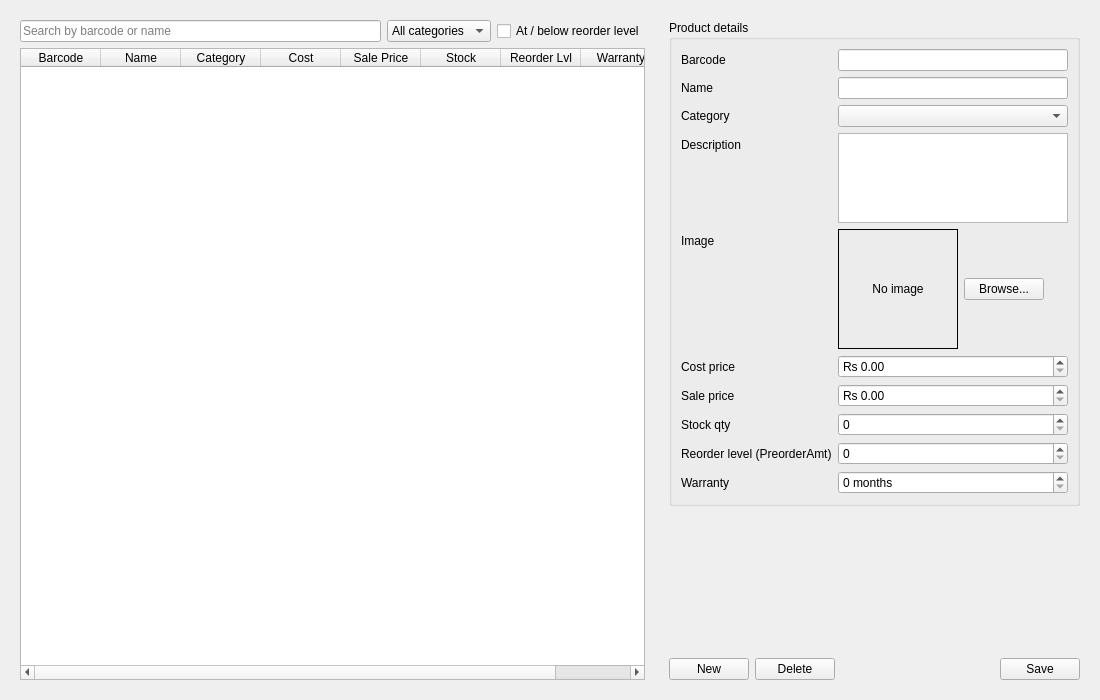
<?xml version="1.0" encoding="UTF-8"?>
<ui version="4.0">
 <class>ProductsPage</class>
 <widget class="QWidget" name="ProductsPage"><property name="geometry"><rect><x>0</x><y>0</y><width>1100</width><height>700</height></rect></property><property name="windowTitle"><string>Products</string></property><layout class="QHBoxLayout" name="layout_86" stretch="3,2"><item><widget class="QWidget" name="productList"><layout class="QVBoxLayout" name="layout_68"><item><layout class="QHBoxLayout" name="layout_67"><item><widget class="QLineEdit" name="edSearch"><property name="placeholderText"><string>Search by barcode or name</string></property></widget></item><item><widget class="QComboBox" name="cmbCategoryFilter"><item><property name="text"><string>All categories</string></property></item></widget></item><item><widget class="QCheckBox" name="chkLowStock"><property name="text"><string>At / below reorder level</string></property></widget></item></layout></item><item><widget class="QTableWidget" name="tblProducts"><property name="alternatingRowColors"><bool>true</bool></property><property name="selectionBehavior"><enum>QAbstractItemView::SelectRows</enum></property><property name="selectionMode"><enum>QAbstractItemView::SingleSelection</enum></property><property name="editTriggers"><set>QAbstractItemView::NoEditTriggers</set></property><attribute name="horizontalHeaderStretchLastSection"><bool>true</bool></attribute><attribute name="verticalHeaderVisible"><bool>false</bool></attribute><attribute name="horizontalHeaderDefaultSectionSize"><number>80</number></attribute><attribute name="horizontalHeaderMinimumSectionSize"><number>40</number></attribute><column><property name="text"><string>Barcode</string></property></column><column><property name="text"><string>Name</string></property></column><column><property name="text"><string>Category</string></property></column><column><property name="text"><string>Cost</string></property></column><column><property name="text"><string>Sale Price</string></property></column><column><property name="text"><string>Stock</string></property></column><column><property name="text"><string>Reorder Lvl</string></property></column><column><property name="text"><string>Warranty</string></property></column></widget></item></layout></widget></item><item><widget class="QWidget" name="productForm"><layout class="QVBoxLayout" name="layout_85"><item><widget class="QGroupBox" name="grpProduct"><property name="title"><string>Product details</string></property><layout class="QFormLayout" name="layout_81"><item row="0" column="0"><widget class="QLabel" name="label_71"><property name="text"><string>Barcode</string></property></widget></item><item row="0" column="1"><widget class="QLineEdit" name="edBarcode"></widget></item><item row="1" column="0"><widget class="QLabel" name="label_72"><property name="text"><string>Name</string></property></widget></item><item row="1" column="1"><widget class="QLineEdit" name="edName"></widget></item><item row="2" column="0"><widget class="QLabel" name="label_73"><property name="text"><string>Category</string></property></widget></item><item row="2" column="1"><widget class="QComboBox" name="cmbCategory"></widget></item><item row="3" column="0"><widget class="QLabel" name="label_74"><property name="text"><string>Description</string></property></widget></item><item row="3" column="1"><widget class="QPlainTextEdit" name="pteDescription"><property name="placeholderText"><string></string></property><property name="maximumSize"><size><width>16777215</width><height>90</height></size></property></widget></item><item row="4" column="0"><widget class="QLabel" name="label_75"><property name="text"><string>Image</string></property></widget></item><item row="4" column="1"><layout class="QHBoxLayout" name="layout_70"><item><widget class="QLabel" name="lblImagePreview"><property name="text"><string>No image</string></property><property name="frameShape"><enum>QFrame::Box</enum></property><property name="alignment"><set>Qt::AlignCenter</set></property><property name="minimumSize"><size><width>120</width><height>120</height></size></property><property name="maximumSize"><size><width>120</width><height>120</height></size></property></widget></item><item><widget class="QPushButton" name="btnBrowseImage"><property name="text"><string>Browse...</string></property></widget></item><item><spacer name="spacer_69"><property name="orientation"><enum>Qt::Horizontal</enum></property><property name="sizeHint" stdset="0"><size><width>20</width><height>20</height></size></property></spacer></item></layout></item><item row="5" column="0"><widget class="QLabel" name="label_76"><property name="text"><string>Cost price</string></property></widget></item><item row="5" column="1"><widget class="QDoubleSpinBox" name="dspCostPrice"><property name="decimals"><number>2</number></property><property name="minimum"><double>0.0</double></property><property name="maximum"><double>99999999.0</double></property><property name="prefix"><string>Rs </string></property></widget></item><item row="6" column="0"><widget class="QLabel" name="label_77"><property name="text"><string>Sale price</string></property></widget></item><item row="6" column="1"><widget class="QDoubleSpinBox" name="dspSalePrice"><property name="decimals"><number>2</number></property><property name="minimum"><double>0.0</double></property><property name="maximum"><double>99999999.0</double></property><property name="prefix"><string>Rs </string></property></widget></item><item row="7" column="0"><widget class="QLabel" name="label_78"><property name="text"><string>Stock qty</string></property></widget></item><item row="7" column="1"><widget class="QSpinBox" name="spnStockQty"><property name="minimum"><number>0</number></property><property name="maximum"><number>999999</number></property></widget></item><item row="8" column="0"><widget class="QLabel" name="label_79"><property name="text"><string>Reorder level (PreorderAmt)</string></property></widget></item><item row="8" column="1"><widget class="QSpinBox" name="spnPreorderAmt"><property name="minimum"><number>0</number></property><property name="maximum"><number>999999</number></property></widget></item><item row="9" column="0"><widget class="QLabel" name="label_80"><property name="text"><string>Warranty</string></property></widget></item><item row="9" column="1"><widget class="QSpinBox" name="spnWarranty"><property name="minimum"><number>0</number></property><property name="maximum"><number>120</number></property><property name="suffix"><string> months</string></property></widget></item></layout></widget></item><item><widget class="QLabel" name="lblMargin"><property name="text"><string></string></property><property name="styleSheet"><string>color: gray;</string></property></widget></item><item><spacer name="spacer_82"><property name="orientation"><enum>Qt::Vertical</enum></property><property name="sizeHint" stdset="0"><size><width>20</width><height>20</height></size></property></spacer></item><item><layout class="QHBoxLayout" name="layout_84"><item><widget class="QPushButton" name="btnNew"><property name="text"><string>New</string></property></widget></item><item><widget class="QPushButton" name="btnDelete"><property name="text"><string>Delete</string></property><property name="role" stdset="0"><string>danger</string></property></widget></item><item><spacer name="spacer_83"><property name="orientation"><enum>Qt::Horizontal</enum></property><property name="sizeHint" stdset="0"><size><width>20</width><height>20</height></size></property></spacer></item><item><widget class="QPushButton" name="btnSave"><property name="text"><string>Save</string></property><property name="role" stdset="0"><string>primary</string></property></widget></item></layout></item></layout></widget></item></layout></widget>
 <resources/>
 <connections></connections>
</ui>
